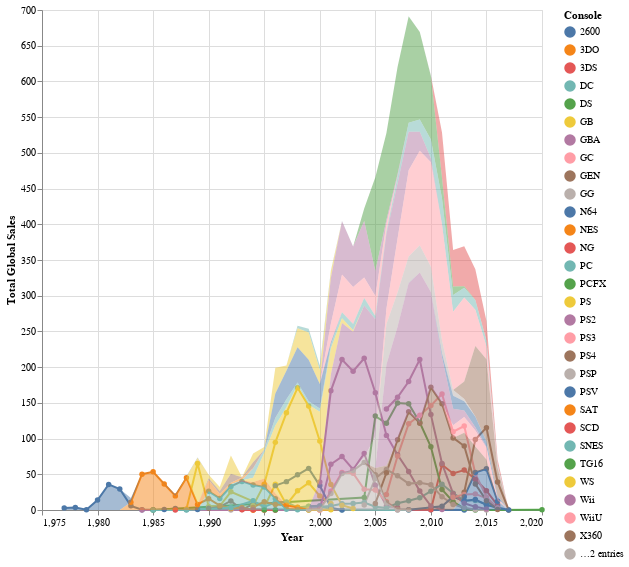

Notebook cell for this chart:
### Code cell
color_plot = alt.Chart(vg_sales_mod5).mark_line(point = True).encode(
    y = alt.Y('Global_Sales:Q', title = 'Total Global Sales'),
    x = alt.X('Year:Q', title = 'Year'),
    color = alt.Color('Platform', title = 'Console')
).properties(
    width = 500,
    height = 500
)
color_plot + color_plot.mark_area(opacity = 0.5) #let's smooth this, also maybe do some density work, we could do mean estimates
                                                 # to do more comparisons

### Figure 1 — Vega-Lite specification as saved in the notebook (floating-point values rounded to 4 significant figures; data arrays with more than 128 entries replaced by an {"elided": "..."} marker saying what was removed)
{"config": {"view": {"continuousWidth": 400, "continuousHeight": 300}}, "layer": [{"mark": {"type": "line", "point": true}, "encoding": {"color": {"type": "nominal", "field": "Platform", "title": "Console"}, "x": {"type": "quantitative", "field": "Year", "title": "Year"}, "y": {"type": "quantitative", "field": "Global_Sales", "title": "Total Global Sales"}}, "height": 500, "width": 500}, {"mark": {"type": "area", "opacity": 0.5}, "encoding": {"color": {"type": "nominal", "field": "Platform", "title": "Console"}, "x": {"type": "quantitative", "field": "Year", "title": "Year"}, "y": {"type": "quantitative", "field": "Global_Sales", "title": "Total Global Sales"}}, "height": 500, "width": 500}], "data": {"name": "data-0de42119dc060d54cefb4b310a225cfe"}, "$schema": "https://vega.github.io/schema/vega-lite/v4.8.1.json", "datasets": {"data-0de42119dc060d54cefb4b310a225cfe": {"elided": "253 records"}}}
